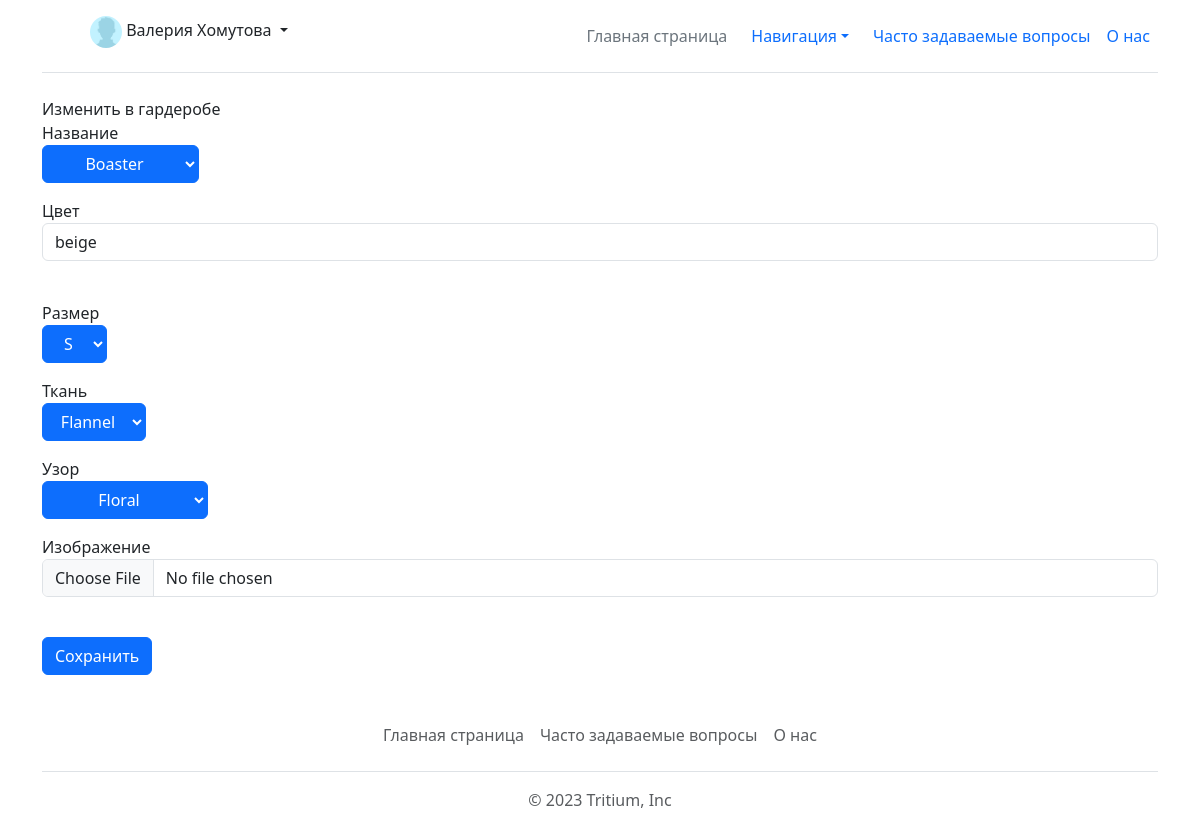
Page /wardrobe/edit/33 (signed in) on the committed database.
### data/models/user.py (models this page shows, shortened)
class User(SqlAlchemyBase, UserMixin, SerializerMixin):
    __tablename__ = 'users'
    id = sqlalchemy.Column(sqlalchemy.Integer,
                           primary_key=True, autoincrement=True)
    name = sqlalchemy.Column(sqlalchemy.String, nullable=True)
    email = sqlalchemy.Column(sqlalchemy.String, unique=True, nullable=False)
    hashed_password = sqlalchemy.Column(sqlalchemy.String, nullable=False)
    access = sqlalchemy.Column(sqlalchemy.Integer, nullable=True, default=1)
    deleted = sqlalchemy.Column(sqlalchemy.Boolean, default=0)

### data/models/main_tables.py (models this page shows)
class Hats(SqlAlchemyBase, SerializerMixin):
    __tablename__ = 'Hats'
    id = sqlalchemy.Column(sqlalchemy.Integer,
                           primary_key=True, autoincrement=True)
    name = sqlalchemy.Column(sqlalchemy.String, nullable=True)
    season = sqlalchemy.Column(sqlalchemy.Integer, sqlalchemy.ForeignKey("Seasons.id"), nullable=True)
    origin = sqlalchemy.Column(sqlalchemy.Integer, sqlalchemy.ForeignKey("Countries.id"), nullable=True)
    appearance_year = sqlalchemy.Column(sqlalchemy.Integer, nullable=True)
    popularity_start = sqlalchemy.Column(sqlalchemy.Integer, nullable=True)
    popularity_end = sqlalchemy.Column(sqlalchemy.Integer, nullable=True)
    brim = sqlalchemy.Column(sqlalchemy.Integer, sqlalchemy.ForeignKey("Brims.id"), nullable=True)
    features = sqlalchemy.Column(sqlalchemy.String, nullable=True)
    picture = sqlalchemy.Column(sqlalchemy.String, nullable=True)
    deleted = sqlalchemy.Column(sqlalchemy.Integer, nullable=True, default=0)

### data/models/wardrobe.py (models this page shows)
class Wardrobe(SqlAlchemyBase, SerializerMixin):
    __tablename__ = 'Wardrobe'
    id = sqlalchemy.Column(sqlalchemy.Integer,
                           primary_key=True, autoincrement=True)
    type_ = sqlalchemy.Column(sqlalchemy.Integer, sqlalchemy.ForeignKey("Types.id"), nullable=True)
    owner = sqlalchemy.Column(sqlalchemy.Integer, sqlalchemy.ForeignKey("users.id"), nullable=True)
    name = sqlalchemy.Column(sqlalchemy.Integer, nullable=True)
    color = sqlalchemy.Column(sqlalchemy.String, nullable=True)
    size = sqlalchemy.Column(sqlalchemy.Integer, sqlalchemy.ForeignKey("Sizes.id"), nullable=True)
    fabric = sqlalchemy.Column(sqlalchemy.Integer, sqlalchemy.ForeignKey("Fabrics.id"), nullable=True)
    pattern = sqlalchemy.Column(sqlalchemy.Integer, sqlalchemy.ForeignKey("Patterns.id"), nullable=True)
    picture = sqlalchemy.Column(sqlalchemy.String, nullable=True)
    deleted = sqlalchemy.Column(sqlalchemy.Integer, nullable=True, default=0)

### main.py (the view, shortened to what this page needs)
@app.route("/wardrobe/edit/<int:id_>", methods=['GET', 'POST'])
@login_required
def wardrobe_edit(id_):
    db_sess = db_session.create_session()
    old_obj = db_sess.get(Wardrobe, id_)
    if not old_obj:
        abort(404)
    if not current_user.is_authenticated or (current_user.id != old_obj.owner and current_user.access != 3):
        abort(403)
    table = TABLES_CLASSES[db_sess.get(Types, old_obj.type_).name]
    old = {"name": db_sess.get(table, old_obj.name).name if db_sess.get(table, old_obj.name) else "",
           "size": db_sess.get(Sizes, old_obj.size).name if db_sess.get(Sizes, old_obj.size) else "",
           "fabric": db_sess.get(Fabrics, old_obj.fabric).name if db_sess.get(Fabrics, old_obj.fabric) else "",
           "pattern": db_sess.get(Patterns, old_obj.pattern).name if db_sess.get(Patterns, old_obj.pattern) else "",
           "color": old_obj.color}
    names_opt = [i.name for i in db_sess.query(table).filter(table.deleted == 0).all()]
    size_opt = [i.name for i in db_sess.query(Sizes).filter(Sizes.deleted == 0).all()]
    fabric_opt = [i.name for i in db_sess.query(Fabrics).filter(Fabrics.deleted == 0).all()]
    pattern_opt = [i.name for i in db_sess.query(Patterns).filter(Patterns.deleted == 0).all()]
    form = WardrobeForm()
    form.name.choices = names_opt
    form.size.choices = size_opt
    form.fabric.choices = fabric_opt
    form.pattern.choices = pattern_opt
    form.name.default = old["name"]
    form.size.default = old["size"]
    form.fabric.default = old["fabric"]
    form.pattern.default = old["pattern"]
    form.color.default = old["color"]
    form.process()
    return render_template("wardrobe_edit.html", form=form, title="Изменить в гардеробе", old=old)

### data/forms/wardrobe_form.py
class WardrobeForm(FlaskForm):
    name = SelectField("Название")
    color = StringField("Цвет")
    size = SelectField("Размер")
    fabric = SelectField("Ткань")
    pattern = SelectField("Узор")
    picture = FileField("Изображение")
    submit = SubmitField('Сохранить')

### data/models/db_session.py (called while the page is built)
def create_session() -> Session:
    global __factory
    return __factory()

### main.py (called while the page is built)
@login_manager.user_loader
def load_user(user_id):
    db_sess = db_session.create_session()
    return db_sess.query(User).get(user_id)

### templates/wardrobe_edit.html (shortened to what this page needs)
{% extends "base.html" %}
{% block content %}
{{ title}}
<form action="" method="post" novalidate enctype="multipart/form-data">
    <p>
        {{ form.name.label }}<br>
        {{ form.name(class="btn btn-primary dropdown-toggle") }}<br>
    </p>
    <p>
        {{ form.color.label }}<br>
        {{ form.color(class="form-control") }}<br>
    </p>
    <p>
        {{ form.size.label }}<br>
        {{ form.size(class="btn btn-primary dropdown-toggle") }}<br>
    </p>
    <p>
        {{ form.fabric.label }}<br>
        {{ form.fabric(class="btn btn-primary dropdown-toggle") }}<br>
    </p>
    <p>
        {{ form.pattern.label }}<br>
        {{ form.pattern(class="btn btn-primary dropdown-toggle") }}<br>
    </p>
    <p>
        {{ form.picture.label }}<br>
        {{ form.picture(class="form-control") }}<br>
    </p>
    <p>{{ form.submit(type="submit", class="btn btn-primary") }}</p>
</form>
{% endblock %}

### templates/base.html (shortened to what this page needs)
<!DOCTYPE html>
<html lang="en">
<head>
    <link href="https://cdn.jsdelivr.net/npm/bootstrap@5.3.0-alpha3/dist/css/bootstrap.min.css" rel="stylesheet"
>
</head>
<body>
<div class="container">
    <header class="d-flex flex-wrap align-items-center justify-content-center justify-content-md-between py-3 mb-4 border-bottom">
        <div class="col-md-3 mb-2 mb-md-0">
            <a href="/" class="d-inline-flex link-body-emphasis text-decoration-none">
                <svg class="bi" width="40" height="32" role="img" aria-label="Bootstrap">
                    <use xlink:href="#bootstrap"></use>
                </svg>
            </a>
        </div>
        <ul class="nav col-12 col-md-auto mb-2 justify-content-center mb-md-0">
            {% if current_user.is_authenticated %}
            <div style="position:absolute;left:90px" class="flex-shrink-0 dropdown">
                <a class="d-block link-dark text-decoration-none dropdown-toggle" data-bs-toggle="dropdown"
                   aria-expanded="false">
                    <img src="/static/img/pfp/base_png.jpg" alt="mdo" width="32" height="32" class="rounded-circle"> {{ current_user.name }}
                </a>
            </div>
            {%endif %}
            <li><a href="/main" class="nav-link px-2 link-secondary">Главная страница</a></li>
            <li class="nav-item dropdown">
                <nav class="">
                    <a class="nav-link dropdown-toggle" href="#" data-bs-toggle="dropdown" aria-expanded="false">Навигация</a>
                </nav>
            </li>
            <li><a href="/faq" class="nav-link px-2">Часто задаваемые вопросы</a></li>
            <li><a href="#" class="nav-link px-2">О нас</a></li>
        </ul>
    </header>
</div>
<main role="main" class="container">
{% block content %}{% endblock %}
</main>
<div class="container">
    <footer class="py-3 my-4">
        <ul class="nav justify-content-center border-bottom pb-3 mb-3">
            <li class="nav-item"><a href="/main" class="nav-link px-2 text-body-secondary">Главная страница</a></li>
            <li class="nav-item"><a href="/faq" class="nav-link px-2 text-body-secondary">Часто задаваемые вопросы</a></li>
            <li class="nav-item"><a href="#" class="nav-link px-2 text-body-secondary">О нас</a></li>
        </ul>
        <p class="text-center text-body-secondary">© 2023 Tritium, Inc</p>
    </footer>
</div>
</body>
</html>

### rows in the picture
User: name "Валерия Хомутова"
Hats: name "Boaster"
Wardrobe: color "beige", size "S", fabric "Flannel", pattern "Floral"

### other values in the picture
{{ title }} "Изменить в гардеробе"
